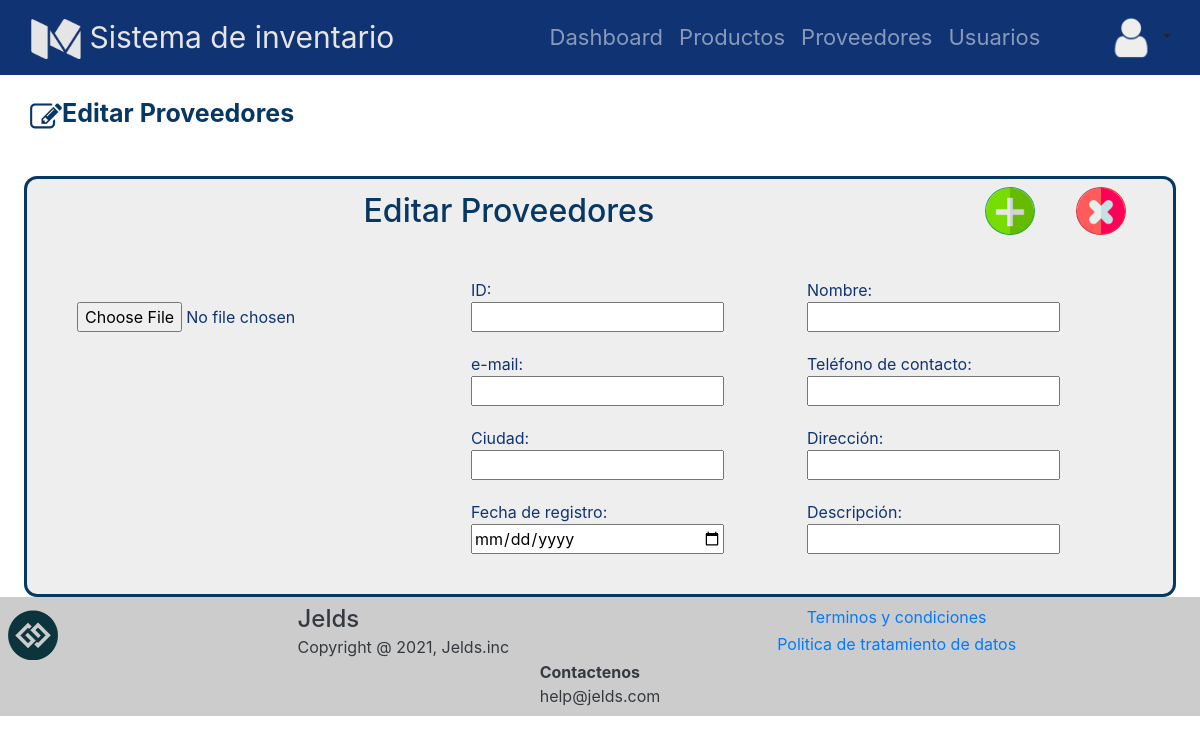
The app's page /proveedores/editar/101, older data.
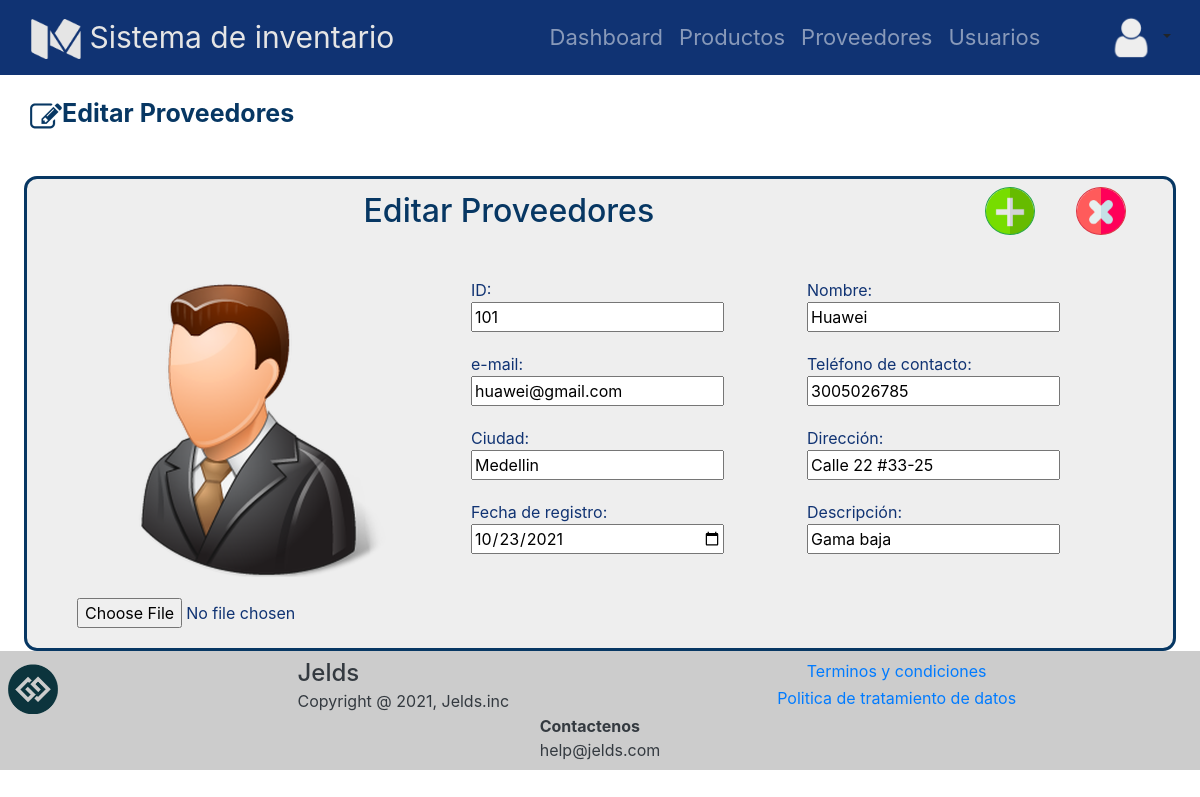
The same page, newer data.
### tables this page shows
CREATE TABLE proveedor (id_prov INTEGER NOT NULL, nom_prov VARCHAR (25) NOT NULL, dirección_prov VARCHAR (30) NOT NULL, email_prov VARCHAR NOT NULL, fecha_ingreso_prov DATETIME DEFAULT CURRENT_TIMESTAMP, img_prov VARCHAR, ciudad_prov VARCHAR (30) NOT NULL, tel_prov INTEGER, desc_prov TEXT, PRIMARY KEY (id_prov));

### app.py (the view)
@app.route("/proveedores/editar/<int:id>")
def editar_proveedor_vista(id):
    proveedor=get_one_proveedor(id)
    submenu="Editar"
    menu="Proveedores"
    return render_template('formularioProUser.html', submenu=submenu, menu=menu, tabla=proveedor)

### database/database_controller.py (called while the page is built)
def get_one_proveedor(id):
    db = get_db()
    cursor = db.cursor()
    statement= "SELECT id_prov,nom_prov,dirección_prov,email_prov,fecha_ingreso_prov,img_prov,ciudad_prov,desc_prov,tel_prov FROM proveedor WHERE id_prov=?;"
    cursor.execute(statement,[id])
    return cursor.fetchone()

### database/db.py (called while the page is built)
def get_db():
    try:
        if 'db' not in g:
            g.db = sqlite3.connect('database/inventario.db')
        return g.db
    except Error:
        print("Error en la base de datos: " + Error)

### templates/formularioProUser.html (shortened to what this page needs)
{% extends "base.html" %}
{% block css %}
<link rel="stylesheet" href="{{ url_for('static', filename='css/normalize.min.css') }}">
<link rel="stylesheet" href="https://cdn.jsdelivr.net/npm/bootstrap@4.5.3/dist/css/bootstrap.min.css">
<link rel="stylesheet" href="{{ url_for('static', filename='css/estiloproducto.css') }}">
{% endblock %}
{% block content %}
<section >
    <div class="nombre_titulo">
        <div class="img">
            {% if submenu=='Registrar' %}
            <img src="{{ url_for('static', filename='img/add.png') }}" alt="" width="32" height="32" class="d-inline-block align-text-top">
            {% elif submenu=='Editar' %}
            <img src="{{ url_for('static', filename='img/edit.png') }}" alt="" width="32" height="32" class="d-inline-block align-text-top">
            {% else %}
            <img src="{{ url_for('static', filename='img/info.png') }}" alt="" width="32" height="32" class="d-inline-block align-text-top">
            {% endif %}
        </div>
        <div class="nombre">
            <p>{{submenu}} {{menu}}</p>
        </div>
    </div>
    <div class="presentacion">
        <div class="container">
            <div class="row m-sm-2" id="contenedor_titulo">
                <div class="col-10">
                     <h2>{{submenu}} {{menu}}</h2>
                 </div>
                 {%if submenu=='Registrar' or submenu =='Editar'%}
                 <div class="col">
                     <input type="submit" form="formulario" class="btn btn-outline-success" id="btn_enviar" value="" onsubmit="send()">
                 </div>
                 <div class="col">
                     <input type="reset" form="formulario" class="btn btn-outline-danger" id="btn_cancelar" onclick="location.reload()" value="">
                 </div>
                 {% endif %}
            </div>
        </div>
        <div class="foto-formulario">
            {%if submenu == 'Editar'%}
            <div class="foto_producto">
                <div class="contenedor_img">
                    <div id="preview" class="imagen"><img src="/static/img/{{tabla[5]}}" alt=""></div>
                </div>
                <div class="input-group">
                    <input type="file" accept="image/*" form="formulario" name="img" class="" id="seleccionArchivos" aria-describedby="inputGroupFileAddon04" aria-label="Upload" onclick="previsualizar()">
                </div>
            </div>
            <div class="formulario">
                <form action="/update-{{menu}}"  id="formulario" method="POST">
                    {%if menu=='Usuarios'%}
                    <div>
                        <p>
                            Identificación:
                        </p>
                        <input readonly value="{{tabla[0]}}" maxlength="10" minlength="7" name="content" type="number">
                    </div>
                    {%else%}
                    <div>
                        <p>
                            ID:
                        </p>
                        <input readonly value="{{tabla[0]}}" name="id" autofocus type="number">
                    </div>
                    {%endif%}
                    <div>
                        <p for="">
                            Nombre:
                        </p>
                        <input value="{{tabla[1]}}" name="nombre" type="text" minlength="2">
                    </div>
                    {%if menu=='Usuarios'%}
                    <div>
                        <p for="">
                            Usuario:
                        </p>
                        <input  value="{{tabla[2]}}" name="usuario" id="contra" type="text" onsubmit="validar_contraseña()">
                    </div>
                    {%else%}
                    <div>
                        <p for="">
                            e-mail:
                        </p>
                        <input value="{{tabla[3]}}" name="email" type="email">
                    </div>
                    {%endif%}
                    {%if menu=='Usuarios'%}
                    <div>
                        <p for="">
                            Password:
                        </p>
                        <input value="{{tabla[3]}}" name="password" type="password">
                    </div>
                    {%else%}
                    <div>
                        <p for="">
                            Teléfono de contacto:
                        </p>
                        <input value="{{tabla[8]}}" name="telefono" type="number" min="3000000000" max="3600000000">
                    </div>
                    {%endif%}
                    {%if menu=='Usuarios'%}
                    <div>
                        <p for="">
                            E-mail:
                        </p>
                        <input value="{{tabla[4]}}" name="email" type="email">
                    </div>
                    {%else%}
                    <div>
                        <p for="">
                            Ciudad:
                        </p>
                        <input value="{{tabla[6]}}" name="ciudad" type="text">
                    </div>
                    {%endif%}
                    {%if menu=='Usuarios'%}
                    <div>
                        <p for="">
                            Teléfono de contacto:
                        </p>
                        <input value="{{tabla[8]}}" name="telefono" type="number" min="3000000000" max="3600000000">
                    </div>
                    {%else%}
                    <div>
                        <p for="">
                            Dirección:
                        </p>
                        <input value="{{tabla[2]}}" name="direccion" type="text" min="">
                    </div>
                    {%endif%}
                    <div>
                        <p for="">
                            Fecha de registro:
                        </p>
                        <input value="{{tabla[4]}}" type="date" name="fregistro" placeholder="dd/mm/aaaa" required>
                    </div>
                    {%if menu!='Usuarios'%}
                    <div>
                        <p for="">
                            Descripción:
                        </p>
                        <input value="{{tabla[7]}}" name="descrpcion" type="text">
                    </div>
                    {%endif%}
                </form>
            </div>
            {%endif%}
        </div>
    </div>
</section>
{% endblock %}

### templates/base.html (shortened to what this page needs)
<!doctype html>
<html lang="en">
   <head>
      {% block css %}{% endblock %}
      <link rel="stylesheet" href="{{ url_for('static', filename='css/estiloheader.css') }}">
   </head>
   <body>
      <nav class="navbar navbar-expand-md navbar-dark">
        <div class="container-fluid">
            <a class="navbar-brand display-6" href="#">
              <img src="{{ url_for('static', filename='img/inventario.png') }}" alt="" width="50" height="40" class="d-inline-block align-text-top">
              Sistema de inventario
            </a>
        </div>
        <div class="collapse navbar-collapse " id="navbarNav">
            <ul class="navbar-nav">
                <li class="nav-item">
                    <a class="nav-link" href="{{url_for('dashboard_vista') }}">Dashboard</a>
                </li>
                <li class="nav-item">
                    <a class="nav-link" href="{{url_for('productos_vista') }}">Productos</a>
                </li>
                <li class="nav-item">
                    <a class="nav-link" href="{{url_for('proveedores_vista') }}">Proveedores</a>
                </li>
                <li class="nav-item mr-5">
                    <a class="nav-link" href="{{url_for('usuarios_vista') }}">Usuarios</a>
                </li>
            </ul>
            <div class="dropdown show">
                <a class="btn dropdown-toggle" href="#" role="button" id="dropdownMenuLink" data-toggle="dropdown" aria-haspopup="true" aria-expanded="false">
                    <img src="{{ url_for('static', filename='img/user.png') }}" alt=""  width="45" height="45">
                </a>
            </div>
        </div>
    </nav>
    {% block content %}
    {% endblock %}
    <footer class="text-white text-center text-lg-start">
      <div class="container-fluid text-dark" style="background-color: #CCCCCC">
          <div class="row p-2">
            <div class="logo" class="col">
                <img src="{{ url_for('static', filename='img/logo-2.png') }}" alt="logo" width="50" height="50">
            </div>
            <div class="col col-md-7">
                <h4>Jelds</h4>
                <p>Copyright @ 2021, Jelds.inc</p>
            </div>
            <div class="col col-md-3">
                <div>
                    <a href="">Terminos y condiciones</a>
                </div>
                <div>
                    <a href="">Politica de tratamiento de datos</a>
                </div>
            </div>
            <div class="col">
                <p class="font-weight-bold">Contactenos</p>
                <p>help@jelds.com</p>
            </div>
          </div>
      </div>
    </footer>
   </body>
</html>

### static/css/estiloproducto.css (style rules this page uses)
.nombre_titulo { margin: 20px 30px 10px 30px; font-size: 25px; font-weight: bold; display: flex; }
.nombre { color: #073763 !important; }
.img { margin-top: 3px; }
.presentacion h2 { margin-top: 5px; padding-bottom: 20px; text-align: center; color: #073763; }
.foto-formulario { display: grid !important; grid-template-columns: 1fr 2fr; gap: 50px; margin: 20px 50px 20px 50px; }
.foto_producto { text-align: center; }
.foto_producto img { width: 300px; margin-bottom: 20px;; }
.formulario form { display: grid !important; gap: 20px; grid-template-columns: repeat(2, 1fr); }
.formulario form input { width: 80%; }
.presentacion { margin-top: 40px !important; background-color: #eeeeee; border: solid; border-color: #073763; border-radius: 13px; margin: auto; width: 96%; }
.presentacion h2 { margin-top: 5px; text-align: center; color: #073763; }
.col { position: relative; display: grid; justify-content: center; }
#btn_enviar { background-image: url(/static/img/anadir.png); background-size: cover; width:50px; height: 48px; border-radius: 50%; }
#btn_cancelar { background-image: url(/static/img/cancelar.png); background-size: cover; width:50px; height: 48px; border-radius: 50%; }

### static/css/estiloheader.css (style rules this page uses)
body { color: white }
body section { color: #103373; }
nav { background-color: #103373; }
.navbar-brand { font-size: 30px; color: #E5E5E5 !important; }
nav div a { font-size: 22px; color: gray }
.navbar-brand img { filter:invert(0.8) sepia(1) hue-rotate(1deg) saturate(0%); }
.logo img { margin-top: 0.3em; }
col p, h4 { margin-bottom: 0px; text-align: left; }
col h4, p { margin-bottom: 0px; text-align: left; }

Row changes from the older to the newer data that the page shows:
added proveedor: img_prov (picture), id "101", nombre "Huawei", email "huawei@gmail.com", telefono "3005026785", ciudad "Medellin", direccion "Calle 22 #33-25", fregistro "10/23/2021", descrpcion "Gama baja"
